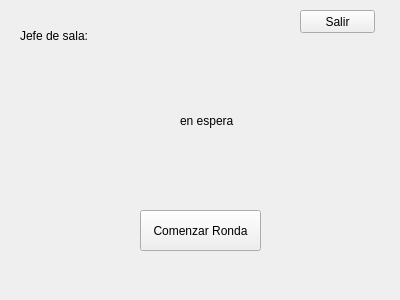
<?xml version="1.0" encoding="UTF-8"?>
<ui version="4.0">
 <class>salaespera</class>
 <widget class="QWidget" name="salaespera">
  <property name="geometry">
   <rect>
    <x>0</x>
    <y>0</y>
    <width>400</width>
    <height>300</height>
   </rect>
  </property>
  <property name="windowTitle">
   <string>Form</string>
  </property>
  <widget class="QLabel" name="cuenta_regresiva">
   <property name="geometry">
    <rect>
     <x>180</x>
     <y>80</y>
     <width>91</width>
     <height>81</height>
    </rect>
   </property>
   <property name="text">
    <string>en espera</string>
   </property>
  </widget>
  <widget class="QLabel" name="jefe_sala">
   <property name="geometry">
    <rect>
     <x>20</x>
     <y>20</y>
     <width>161</width>
     <height>31</height>
    </rect>
   </property>
   <property name="text">
    <string>Jefe de sala:</string>
   </property>
  </widget>
  <widget class="QPushButton" name="comenzar">
   <property name="geometry">
    <rect>
     <x>140</x>
     <y>210</y>
     <width>121</width>
     <height>41</height>
    </rect>
   </property>
   <property name="text">
    <string>Comenzar Ronda</string>
   </property>
  </widget>
  <widget class="QPushButton" name="salir">
   <property name="geometry">
    <rect>
     <x>300</x>
     <y>10</y>
     <width>75</width>
     <height>23</height>
    </rect>
   </property>
   <property name="text">
    <string>Salir</string>
   </property>
  </widget>
 </widget>
 <resources/>
 <connections/>
</ui>
